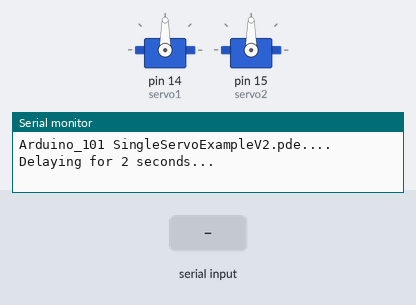
Bench run of a sketch on a simulated Arduino Uno, built with avr-gcc and run on an emulated ATmega328P. Shown: 2 × servo, the last lines printed to the serial monitor. Inputs (shaded band) come from the test bench.

Above: at 1.2 s.
1.3 s: "s90\n" received over Serial
At 2.3 s:
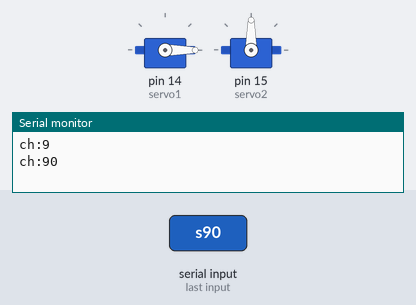
2.8 s: "s,45\n" received over Serial
At 3.4 s:
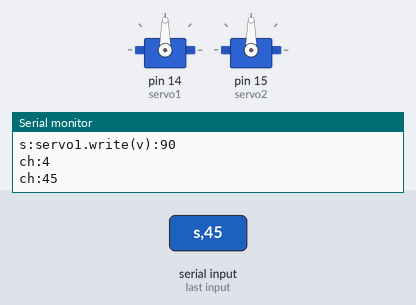
4.3 s: "w90\n" received over Serial
At 4.6 s:
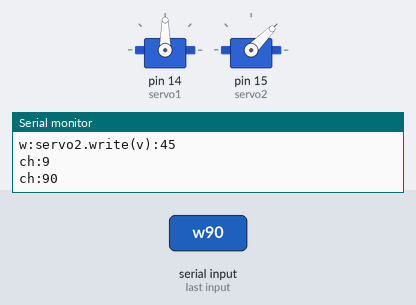
5.8 s: "w,45\n" received over Serial
At 6.9 s:
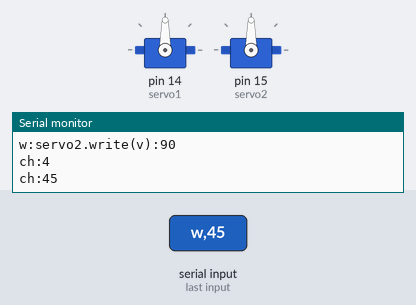
7.3 s: "s" received over Serial
At 8.1 s:
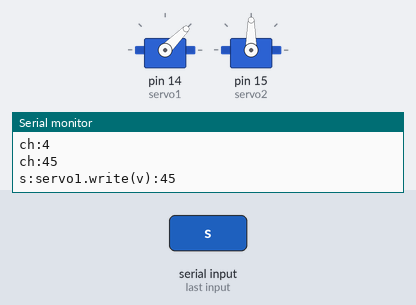
8.8 s: "w" received over Serial
At 9.2 s:
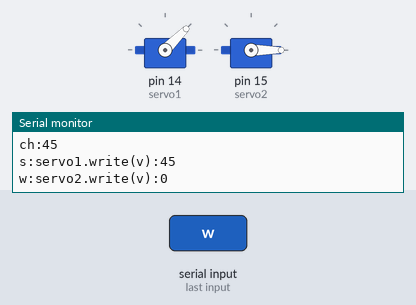
Timing chart, 0 to 11.3 s (numbered marks = the images above; inputs shaded):
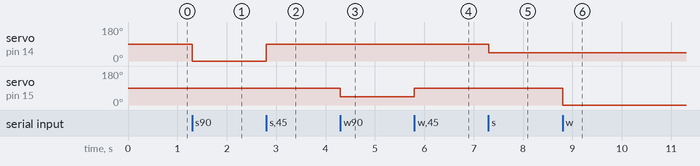

The sketch:

SingleServoExampleV2.ino
```cpp
#include <Servo.h>

Servo servo1; Servo servo2;


void setup() {

  pinMode(1,OUTPUT);
  servo1.attach(14); //analog pin 0
  //servo1.setMaximumPulse(2000);
  //servo1.setMinimumPulse(700);

  servo2.attach(15); //analog pin 1

  Serial.begin(115200);
  Serial.print("\r\nArduino_101 SingleServoExampleV2.pde....  Delaying for 2 seconds... ");
}

void loop() {

  static int v = 0;

  if ( Serial.available()) {
    char ch = Serial.read();

    switch(ch) {
      case '0'...'9':
        v = v * 10 + ch - '0';
        Serial.print("ch:");Serial.println(v);
        break;
      case 's':
      Serial.print("s:servo1.write(v):");Serial.println(v);
        servo1.write(v);
        v = 0;
        break;
      case 'w':
       Serial.print("w:servo2.write(v):");Serial.println(v);
        servo2.write(v);
        v = 0;
        break;
      case 'd':
        Serial.println("s:servo2.detach:");
        servo2.detach();
        break;
      case 'a':
        Serial.println("s:servo2.attach(15):");
        servo2.attach(15);
        break;
    }
  }

  //Servo::refresh();

}
```

Measured:
- after the input at 1.3 s, servo on pin 14 (servo1): 90° → 0° at once
- after the input at 2.8 s, servo on pin 14 (servo1): 0° → 90° at once
- after the input at 4.3 s, servo on pin 15 (servo2): 90° → 45° at once
- after the input at 5.8 s, servo on pin 15 (servo2): 45° → 90° at once
- after the input at 7.3 s, servo on pin 14 (servo1): 90° → 45° at once
- after the input at 8.8 s, servo on pin 15 (servo2): 90° → 0° at once
